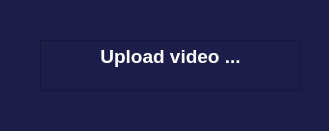
<?xml version="1.0" encoding="UTF-8"?>
<ui version="4.0">
 <class>UploadVideo</class>
 <widget class="QDialog" name="UploadVideo">
  <property name="geometry">
   <rect>
    <x>0</x>
    <y>0</y>
    <width>329</width>
    <height>131</height>
   </rect>
  </property>
  <property name="windowTitle">
   <string>Dialog</string>
  </property>
  <property name="styleSheet">
   <string notr="true">background-color: rgb(28, 29, 73);
color: rgb(255, 255, 255);</string>
  </property>
  <widget class="QTextBrowser" name="textBrowser">
   <property name="geometry">
    <rect>
     <x>40</x>
     <y>40</y>
     <width>261</width>
     <height>51</height>
    </rect>
   </property>
   <property name="html">
    <string>&lt;!DOCTYPE HTML PUBLIC &quot;-//W3C//DTD HTML 4.0//EN&quot; &quot;http://www.w3.org/TR/REC-html40/strict.dtd&quot;&gt;
&lt;html&gt;&lt;head&gt;&lt;meta name=&quot;qrichtext&quot; content=&quot;1&quot; /&gt;&lt;style type=&quot;text/css&quot;&gt;
p, li { white-space: pre-wrap; }
&lt;/style&gt;&lt;/head&gt;&lt;body style=&quot; font-family:'MS Shell Dlg 2'; font-size:7.8pt; font-weight:400; font-style:normal;&quot;&gt;
&lt;p align=&quot;center&quot; style=&quot; margin-top:0px; margin-bottom:0px; margin-left:0px; margin-right:0px; -qt-block-indent:0; text-indent:0px;&quot;&gt;&lt;span style=&quot; font-size:14pt; font-weight:600;&quot;&gt;Upload video ...&lt;/span&gt;&lt;/p&gt;&lt;/body&gt;&lt;/html&gt;</string>
   </property>
  </widget>
 </widget>
 <resources/>
 <connections/>
</ui>
